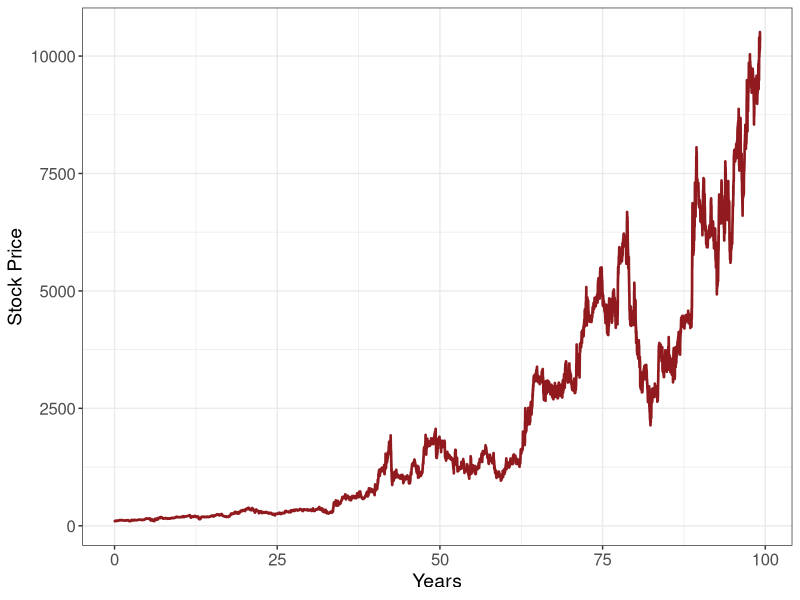

R code for this plot:
####################################################################################################################
####################################################################################################################
#----------------------------- Continuous State Space Simulation: Black–Scholes (GBM) ------------------------------
####################################################################################################################
####################################################################################################################
setwd("C:/Users/youss/OneDrive - University of Copenhagen/Master's Thesis/Experimentation")


## Time step (use 1/252 for daily data)
dt <- 1/252

## True parameters
n             <- 25000
mu_true       <- 0.05       # annualized drift
sigma_true    <- 0.15          # annualized vol
phi_s_true    <- 0.98          # AR(1) persistence of latent state
sigma_s_true  <- 0.1          # AR(1) innovation s.d. of latent state
S0            <- 100

##------------------------------------------------------------------------------
## Simulation of GBM with latent AR(1) state that scales drift and vol:
##   Z_t = phi * Z_{t-1} + sigma_s * eps_t
##   r_t = log S_t - log S_{t-1} ~ N( (mu*e^{Z_t} - 0.5 (sigma*e^{Z_t})^2) dt, (sigma*e^{Z_t})^2 dt )
##------------------------------------------------------------------------------
simulate_SSM_BS <- function(n, mu_true, sigma_true, phi_s_true, sigma_s_true, S0, dt = 1/252) {
  Z      <- numeric(n)            # latent state
  logS   <- numeric(n)            # log prices
  r      <- numeric(n - 1)        # log-returns
  
  Z[1]    <- 0.0
  logS[1] <- log(S0)
  
  for (i in 2:n) {
    # AR(1) latent state
    Z[i] <- phi_s_true * Z[i - 1] + sigma_s_true * rnorm(1)
      
    # State-dependent drift and vol
    mu_i    <- mu_true    * exp(Z[i])
    sigma_i <- sigma_true * exp(Z[i])
    
    # GBM log increment
    incr   <- (mu_i - 0.5 * sigma_i^2) * dt + sigma_i * sqrt(dt) * rnorm(1)
    logS[i] <- logS[i - 1] + incr
    r[i - 1] <- incr
  }
  
  S <- exp(logS)
  list(r = r, Z = Z, logS = logS, S = S)
}

##------------------------------------------------------------------------------
## Approximate log-likelihood via grid (Kitagawa discretization)
## theta.star = c(qlogis(phi), log(sigma_state), mu, log(sigma))
##   - latent: Z_t ~ N(phi*Z_{t-1}, sigma_state^2)
##   - emission: r_t | Z_t=z ~ N( (mu*e^z - 0.5 (sigma*e^z)^2) dt, (sigma*e^z)^2 dt )
##------------------------------------------------------------------------------
mllk_SSM_BS <- function(theta.star, x, m, bm, dt = 1/252) {
  # Unpack parameters
  phi_state   <- plogis(theta.star[1])          # in (0,1)
  sigma_state <- exp(theta.star[2])             # > 0
  mu          <- theta.star[3]                  # real
  sigma       <- exp(theta.star[4])             # > 0
  
  # Grid over latent state
  b      <- seq(-bm, bm, length = m + 1)        # boundaries
  h      <- b[2] - b[1]
  bstar  <- 0.5 * (b[-1] + b[-(m + 1)])         # midpoints (m of them)
  
  # Transition matrix for latent AR(1): Z_t | Z_{t-1}=b_i ~ N(phi*b_i, sigma_state^2)
  Gamma <- matrix(0, m, m)
  for (i in 1:m) {
    Gamma[i, ] <- h * dnorm(bstar, mean = phi_state * bstar[i], sd = sigma_state)
  }
  
  # Stationary init for AR(1): N(0, sigma_state^2 / (1 - phi^2))
  delta <- h * dnorm(bstar, mean = 0, sd = sigma_state / sqrt(1 - phi_state^2))
  
  # Emission density for each time given grid point z = bstar
  # r_t ~ N( (mu*e^z - 0.5 (sigma*e^z)^2) dt, (sigma*e^z)^2 dt )
  mean_vec <- (mu * exp(bstar) - 0.5 * (sigma * exp(bstar))^2) * dt
  sd_vec   <- (sigma * exp(bstar)) * sqrt(dt)
  
  # Forward algorithm (scaled)
  # t = 1
  dens1 <- dnorm(x[1], mean = mean_vec, sd = sd_vec)
  foo   <- delta * dens1
  l     <- log(sum(foo))
  phi   <- foo / sum(foo)
  
  # t = 2..T
  Tn <- length(x)
  for (t in 2:Tn) {
    denst <- dnorm(x[t], mean = mean_vec, sd = sd_vec)
    foo   <- as.numeric(phi %*% Gamma) * denst
    st    <- sum(foo)
    l   <- l + log(st)
    phi <- foo / st
  }
  
  return(-l)  # minimize
}

##------------------------------------------------------------------------------
## Set initial guess on transformed scale
theta.start <- c(
  qlogis(phi_s_true),     # logit(phi)
  log(sigma_s_true),      # log(sigma_state)
  mu_true,                # mu (untransformed)
  log(sigma_true)         # log(sigma)
)

##------------------------------------------------------------------------------
## Run multiple simulations and fit
num_simulations <- 1
m_grid          <- 200
bm_grid         <- 3

fitted_params_SSM_BS <- matrix(NA_real_, nrow = num_simulations, ncol = length(theta.start))

for (i in seq_len(num_simulations)) {
  set.seed(i)
  cat(sprintf("[%d/%d]\n", i, num_simulations))
  
  sim <- simulate_SSM_BS(n, mu_true, sigma_true, phi_s_true, sigma_s_true, S0, dt)
  r   <- sim$r
  
  est_i <- tryCatch({
    fit <- nlm(
      f = mllk_SSM_BS,
      p = theta.start,
      x = r,
      m = m_grid,
      bm = bm_grid,
      dt = dt,
      print.level = 0
    )
    if (!is.finite(fit$minimum) || any(!is.finite(fit$estimate))) {
      stop("non-finite estimate from nlm")
    }
    fit$estimate
  }, error = function(e) {
    message(sprintf("Seed %d failed: %s — skipping and recording NA.", i, conditionMessage(e)))
    rep(NA_real_, length(theta.start))
  })
  
  fitted_params_SSM_BS[i, ] <- est_i
}


## Back-transform to original scales
fitted_params_original_SSM_BS <- cbind(
  phi   = plogis(fitted_params_SSM_BS[, 1]),
  sigZ  = exp(fitted_params_SSM_BS[, 2]),
  mu    = fitted_params_SSM_BS[, 3],
  sigma = exp(fitted_params_SSM_BS[, 4])
)

SSM_BS_means <- colMeans(fitted_params_original_SSM_BS, na.rm = TRUE)
print(SSM_BS_means)

save(fitted_params_SSM_BS, file = "fitted_params_BSSSM.RData")



# If not installed: install.packages("matrixStats")
library(matrixStats)

# --- choose the quantiles you want ---
q_probs <- c(0.025, 0.05, 0.10, 0.25, 0.50, 0.75, 0.90, 0.95, 0.975)
q_labels <- paste0("q", sub("\\.?0+$","", format(q_probs*100, trim = TRUE)))  # e.g., q2.5, q5, ...

# --- coerce to numeric matrix (dropping non-numeric columns if any) ---
df <- fitted_params_original_SSM_BS
X  <- if (is.matrix(df)) {
  storage.mode(df) <- "double"; df
} else {
  as.matrix(df[sapply(df, is.numeric)])
}

# safeguard for unnamed columns
if (is.null(colnames(X))) colnames(X) <- paste0("V", seq_len(ncol(X)))

# --- compute summary: mean + quantiles ---
means    <- colMeans(X, na.rm = TRUE)
quants   <- matrixStats::colQuantiles(X, probs = q_probs, na.rm = TRUE)
colnames(quants) <- q_labels

SSM_BS_summary <- data.frame(
  parameter = colnames(X),
  mean = as.numeric(means),
  quants,
  check.names = FALSE,
  row.names = NULL
)

SSM_BS_summary[1:2]


## If you've already simulated:
## sim <- simulate_SSM_BS(n, mu_true, sigma_true, phi_s_true, sigma_s_true, S0, dt)
S <- sim$S

# Time in years using your dt
t_years <- (0:(length(S)-1)) * dt

# Plot with ggplot2
op <- options(scipen = 999)  # avoid scientific notation
library(ggplot2)

df <- data.frame(Years = t_years, StockPrice = S)

ggplot(df, aes(x = Years, y = StockPrice)) +
  geom_line(linewidth = 0.9, color = "#901a1E") +
  labs(x = "Years", y = "Stock Price") +
  theme_bw() +  # keep gridlines
  theme(
    axis.title.x = element_text(size = 14, face = "plain"),
    axis.title.y = element_text(size = 14, face = "plain"),
    axis.text.x  = element_text(size = 12),
    axis.text.y  = element_text(size = 12)
  )

options(op)
